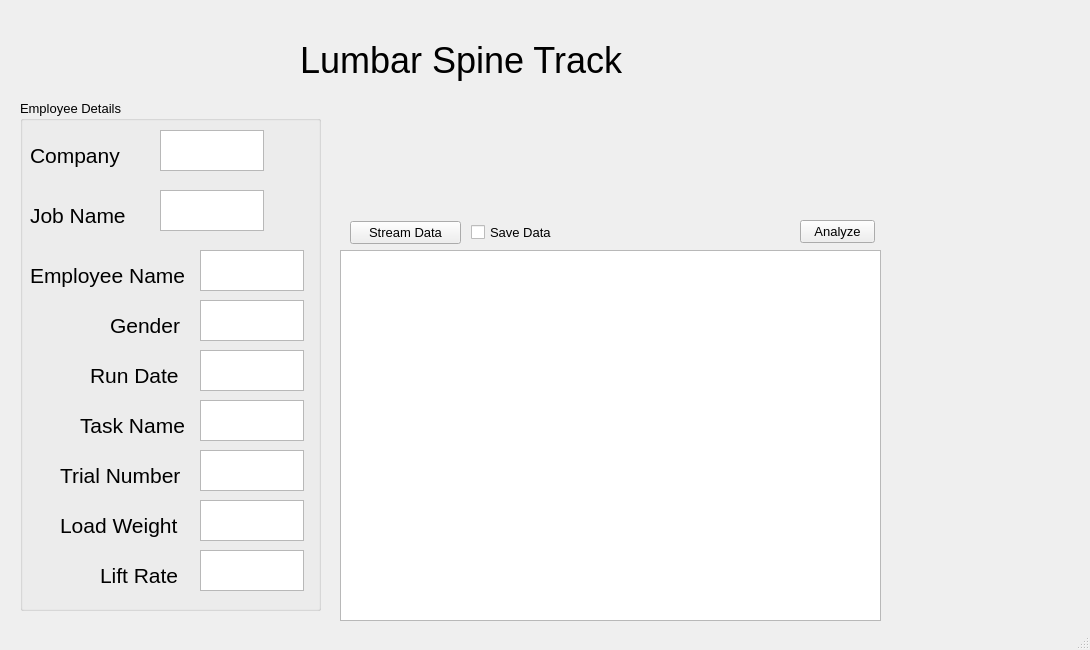
<?xml version="1.0" encoding="UTF-8"?>
<ui version="4.0">
 <class>MainWindow</class>
 <widget class="QMainWindow" name="MainWindow">
  <property name="geometry">
   <rect>
    <x>0</x>
    <y>0</y>
    <width>1090</width>
    <height>650</height>
   </rect>
  </property>
  <property name="font">
   <font>
    <pointsize>10</pointsize>
   </font>
  </property>
  <property name="windowTitle">
   <string>MainWindow</string>
  </property>
  <property name="autoFillBackground">
   <bool>false</bool>
  </property>
  <property name="documentMode">
   <bool>false</bool>
  </property>
  <widget class="QWidget" name="centralwidget">
   <widget class="PlotWidget" name="grPlot">
    <property name="geometry">
     <rect>
      <x>340</x>
      <y>250</y>
      <width>541</width>
      <height>371</height>
     </rect>
    </property>
   </widget>
   <widget class="QTextEdit" name="Gender">
    <property name="geometry">
     <rect>
      <x>200</x>
      <y>300</y>
      <width>104</width>
      <height>41</height>
     </rect>
    </property>
   </widget>
   <widget class="QTextEdit" name="Job_Name">
    <property name="geometry">
     <rect>
      <x>160</x>
      <y>190</y>
      <width>104</width>
      <height>41</height>
     </rect>
    </property>
   </widget>
   <widget class="QLabel" name="Price_5">
    <property name="geometry">
     <rect>
      <x>80</x>
      <y>410</y>
      <width>121</width>
      <height>31</height>
     </rect>
    </property>
    <property name="font">
     <font>
      <pointsize>16</pointsize>
     </font>
    </property>
    <property name="text">
     <string>Task Name</string>
    </property>
   </widget>
   <widget class="QTextEdit" name="Task_Name">
    <property name="geometry">
     <rect>
      <x>200</x>
      <y>400</y>
      <width>104</width>
      <height>41</height>
     </rect>
    </property>
   </widget>
   <widget class="QTextEdit" name="Lift_Rate">
    <property name="geometry">
     <rect>
      <x>200</x>
      <y>550</y>
      <width>104</width>
      <height>41</height>
     </rect>
    </property>
   </widget>
   <widget class="QTextEdit" name="Trial_Number">
    <property name="geometry">
     <rect>
      <x>200</x>
      <y>450</y>
      <width>104</width>
      <height>41</height>
     </rect>
    </property>
   </widget>
   <widget class="QTextEdit" name="Load_Weight">
    <property name="geometry">
     <rect>
      <x>200</x>
      <y>500</y>
      <width>104</width>
      <height>41</height>
     </rect>
    </property>
   </widget>
   <widget class="QTextEdit" name="Company">
    <property name="geometry">
     <rect>
      <x>160</x>
      <y>130</y>
      <width>104</width>
      <height>41</height>
     </rect>
    </property>
   </widget>
   <widget class="QLabel" name="Price_3">
    <property name="geometry">
     <rect>
      <x>30</x>
      <y>260</y>
      <width>181</width>
      <height>31</height>
     </rect>
    </property>
    <property name="font">
     <font>
      <pointsize>16</pointsize>
     </font>
    </property>
    <property name="text">
     <string>Employee Name</string>
    </property>
   </widget>
   <widget class="QLabel" name="Load_Weight_2">
    <property name="geometry">
     <rect>
      <x>60</x>
      <y>510</y>
      <width>121</width>
      <height>31</height>
     </rect>
    </property>
    <property name="font">
     <font>
      <pointsize>16</pointsize>
     </font>
    </property>
    <property name="text">
     <string>Load Weight</string>
    </property>
   </widget>
   <widget class="QLabel" name="Price_7">
    <property name="geometry">
     <rect>
      <x>100</x>
      <y>560</y>
      <width>101</width>
      <height>31</height>
     </rect>
    </property>
    <property name="font">
     <font>
      <pointsize>16</pointsize>
     </font>
    </property>
    <property name="text">
     <string>Lift Rate</string>
    </property>
   </widget>
   <widget class="QTextEdit" name="Emp_Name">
    <property name="geometry">
     <rect>
      <x>200</x>
      <y>250</y>
      <width>104</width>
      <height>41</height>
     </rect>
    </property>
   </widget>
   <widget class="QTextEdit" name="Run_Date">
    <property name="geometry">
     <rect>
      <x>200</x>
      <y>350</y>
      <width>104</width>
      <height>41</height>
     </rect>
    </property>
   </widget>
   <widget class="QLabel" name="Price_4">
    <property name="geometry">
     <rect>
      <x>90</x>
      <y>360</y>
      <width>101</width>
      <height>31</height>
     </rect>
    </property>
    <property name="font">
     <font>
      <pointsize>16</pointsize>
     </font>
    </property>
    <property name="text">
     <string>Run Date</string>
    </property>
   </widget>
   <widget class="QLabel" name="Price_6">
    <property name="geometry">
     <rect>
      <x>110</x>
      <y>310</y>
      <width>71</width>
      <height>31</height>
     </rect>
    </property>
    <property name="font">
     <font>
      <pointsize>16</pointsize>
     </font>
    </property>
    <property name="text">
     <string>Gender</string>
    </property>
   </widget>
   <widget class="QLabel" name="Price_2">
    <property name="geometry">
     <rect>
      <x>30</x>
      <y>200</y>
      <width>101</width>
      <height>31</height>
     </rect>
    </property>
    <property name="font">
     <font>
      <pointsize>16</pointsize>
     </font>
    </property>
    <property name="text">
     <string>Job Name</string>
    </property>
   </widget>
   <widget class="QLabel" name="Price_8">
    <property name="geometry">
     <rect>
      <x>60</x>
      <y>460</y>
      <width>131</width>
      <height>31</height>
     </rect>
    </property>
    <property name="font">
     <font>
      <pointsize>16</pointsize>
     </font>
    </property>
    <property name="text">
     <string>Trial Number</string>
    </property>
   </widget>
   <widget class="QLabel" name="Price">
    <property name="geometry">
     <rect>
      <x>30</x>
      <y>140</y>
      <width>101</width>
      <height>31</height>
     </rect>
    </property>
    <property name="font">
     <font>
      <pointsize>16</pointsize>
     </font>
    </property>
    <property name="text">
     <string>Company</string>
    </property>
   </widget>
   <widget class="QPushButton" name="Analyze">
    <property name="geometry">
     <rect>
      <x>800</x>
      <y>220</y>
      <width>75</width>
      <height>23</height>
     </rect>
    </property>
    <property name="text">
     <string>Analyze</string>
    </property>
   </widget>
   <widget class="QLabel" name="Price_9">
    <property name="geometry">
     <rect>
      <x>300</x>
      <y>20</y>
      <width>341</width>
      <height>81</height>
     </rect>
    </property>
    <property name="maximumSize">
     <size>
      <width>341</width>
      <height>16777215</height>
     </size>
    </property>
    <property name="font">
     <font>
      <pointsize>27</pointsize>
     </font>
    </property>
    <property name="text">
     <string>Lumbar Spine Track</string>
    </property>
   </widget>
   <widget class="QGroupBox" name="groupBox">
    <property name="geometry">
     <rect>
      <x>20</x>
      <y>100</y>
      <width>301</width>
      <height>511</height>
     </rect>
    </property>
    <property name="title">
     <string>Employee Details</string>
    </property>
   </widget>
   <widget class="QWidget" name="">
    <property name="geometry">
     <rect>
      <x>350</x>
      <y>220</y>
      <width>231</width>
      <height>26</height>
     </rect>
    </property>
    <layout class="QHBoxLayout" name="horizontalLayout">
     <property name="spacing">
      <number>10</number>
     </property>
     <property name="rightMargin">
      <number>0</number>
     </property>
     <property name="bottomMargin">
      <number>0</number>
     </property>
     <item>
      <widget class="QPushButton" name="btnAdd">
       <property name="text">
        <string>Stream Data</string>
       </property>
      </widget>
     </item>
     <item>
      <widget class="QCheckBox" name="chkMore">
       <property name="text">
        <string>Save Data</string>
       </property>
      </widget>
     </item>
    </layout>
   </widget>
   <zorder>groupBox</zorder>
   <zorder>grPlot</zorder>
   <zorder>btnAdd</zorder>
   <zorder>chkMore</zorder>
   <zorder>Gender</zorder>
   <zorder>Job_Name</zorder>
   <zorder>Price_5</zorder>
   <zorder>Task_Name</zorder>
   <zorder>Lift_Rate</zorder>
   <zorder>Trial_Number</zorder>
   <zorder>Load_Weight</zorder>
   <zorder>Company</zorder>
   <zorder>Price_3</zorder>
   <zorder>Load_Weight_2</zorder>
   <zorder>Price_7</zorder>
   <zorder>Emp_Name</zorder>
   <zorder>Run_Date</zorder>
   <zorder>Price_4</zorder>
   <zorder>Price_6</zorder>
   <zorder>Price_2</zorder>
   <zorder>Price_8</zorder>
   <zorder>Price</zorder>
   <zorder>Analyze</zorder>
   <zorder>Price_9</zorder>
  </widget>
  <widget class="QStatusBar" name="statusbar"/>
 </widget>
 <customwidgets>
  <customwidget>
   <class>PlotWidget</class>
   <extends>QGraphicsView</extends>
   <header location="global">pyqtgraph</header>
  </customwidget>
 </customwidgets>
 <resources/>
 <connections/>
</ui>
